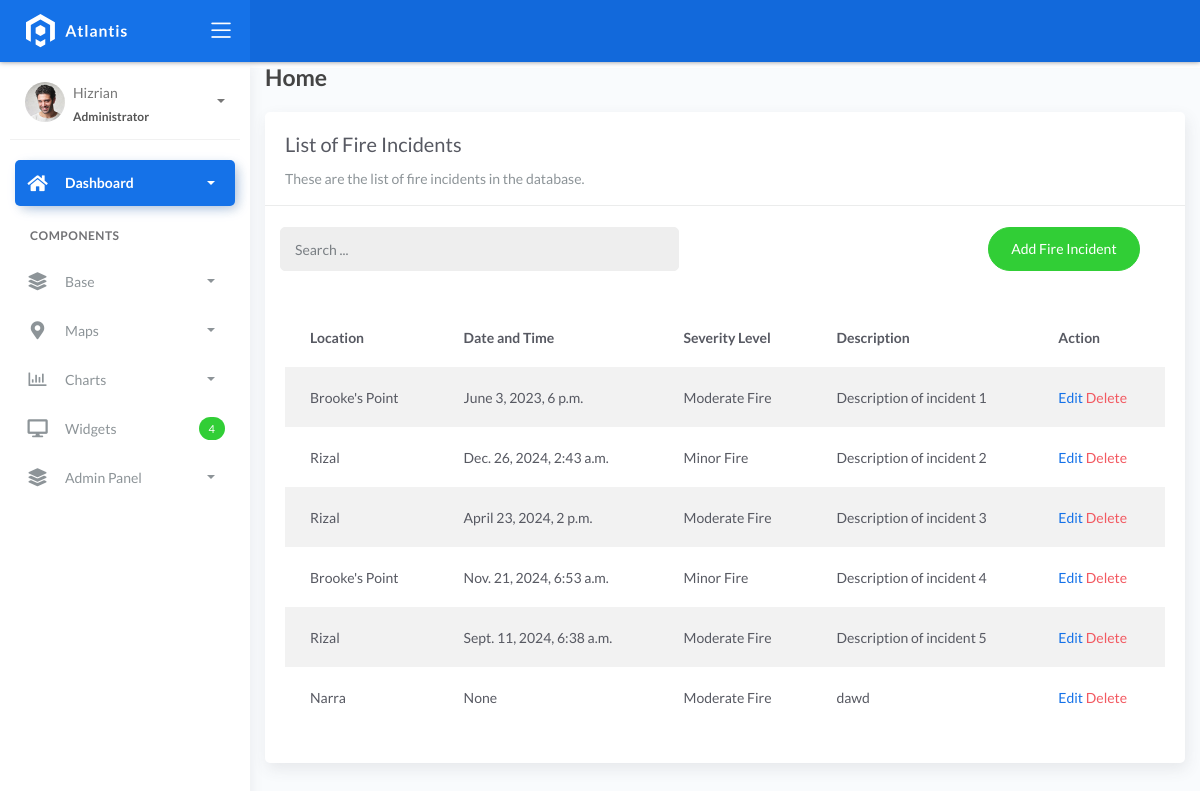
Page /incident_list on the earlier database version.
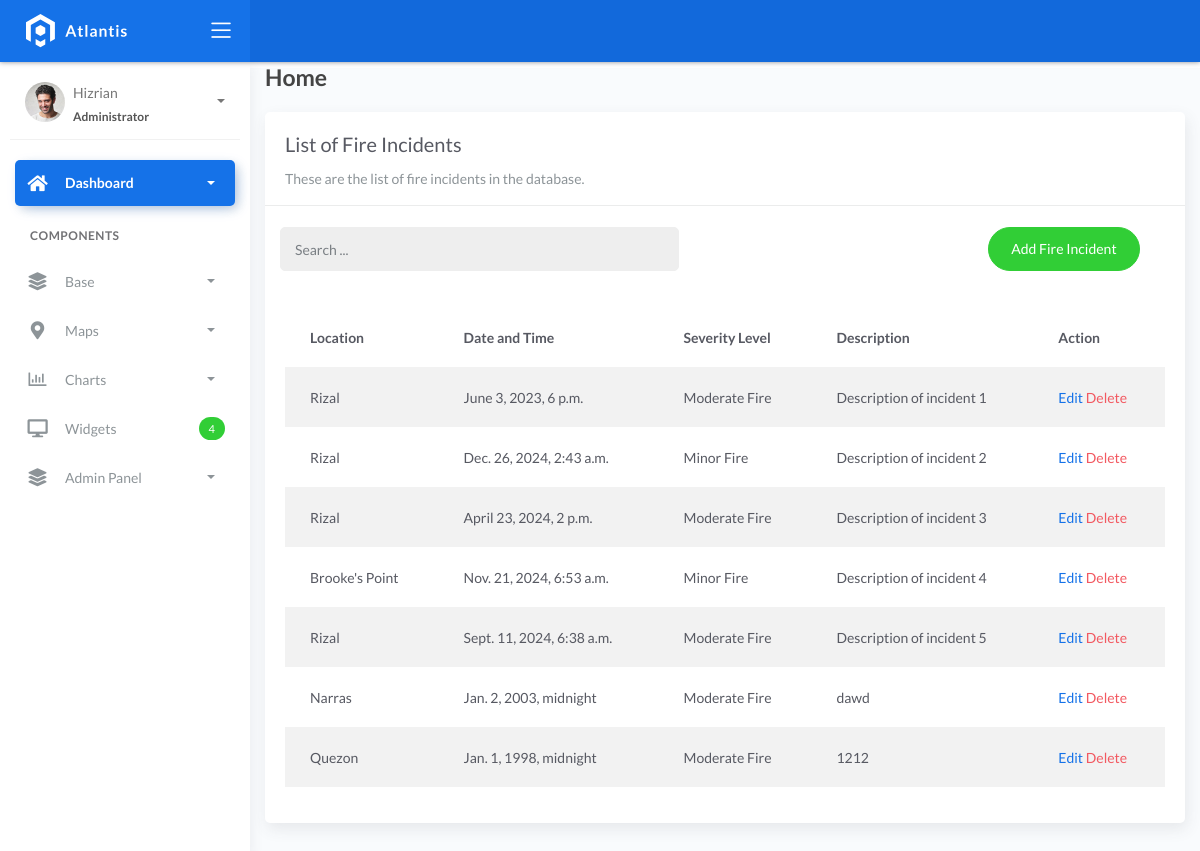
Same page on the later database version.
### fire/models.py (models this page shows, shortened)
class BaseModel(models.Model):
    created_at = models.DateTimeField(auto_now_add=True, db_index=True)
    updated_at = models.DateTimeField(auto_now=True)
    class Meta:
        abstract = True

class Incident(BaseModel):
    SEVERITY_CHOICES = (
        ('Minor Fire', 'Minor Fire'),
        ('Moderate Fire', 'Moderate Fire'),
        ('Major Fire', 'Major Fire'),
    )
    location = models.ForeignKey(Locations, on_delete=models.CASCADE)
    date_time = models.DateTimeField(blank=True, null=True, validators=[validate_nofuture])
    severity_level = models.CharField(max_length=45, choices=SEVERITY_CHOICES)
    description = models.CharField(max_length=250)

class Locations(BaseModel):
    name = models.CharField(max_length=150)
    latitude = models.DecimalField(
        max_digits=22, decimal_places=16, null=True, blank=True)
    longitude = models.DecimalField(
        max_digits=22, decimal_places=16, null=True, blank=True)
    address = models.CharField(max_length=150)
    city = models.CharField(max_length=150)  # can be in separate table
    country = models.CharField(max_length=150)  # can be in separate table
    def __str__(self):
        return self.name

### fire/views.py (the view)
# urls.py: path('incident_list', IncidentList.as_view(), name='incident-list'),
class IncidentList(ListView):
    model = Incident
    context_object_name = 'incident'
    template_name = 'incident_list.html'
    paginate = 5
    def get_queryset(self, *args, **kwargs):
        qs = super(IncidentList, self).get_queryset(*args, **kwargs)
        if self.request.GET.get("q") is not None:
            query = self.request.GET.get('q')
            qs = qs.filter(Q(location__name__icontains=query) | Q(date_time__icontains=query) | Q(severity_level__icontains=query) | Q(description__icontains=query))
        return qs

### templates/incident_list.html (shortened to what this page needs)
{% extends 'base.html' %}
{% load static %}
{% block content %}
<div class="content">
   <div class="container-fluid">
     <h4 class="page-title">Home</h4>
     <div class="row">
       <div class="col-md-12">
         <div class="card">
           <div class="card-header">
             <div class="card-title">List of Fire Incidents</div>
             <div class="card-category">These are the list of fire incidents in the database.</div>
           </div>
           <br />
<div class="col-md-12 row">
  <div class="col-md-6">
    <form class="navbar-left navbar-form nav-search mr-md-3" action="">
      <div class="input-group">
        <input type="text" placeholder="Search ..." class="form-control" name="q"/>
        <div class="input-group-append">
          <span class="input-group-text">
          </span>
        </div>
      </div>
    </form>
  </div>
  <div class="col-md-6">
    <div class="pull-right">
      <a href="{% url 'incident-add' %}" class="btn btn-success btn-rounded">
        Add Fire Incident
      </a>
    </div>
  </div>
</div>
           <div class="card-body">
             <table class="table table-striped mt-3">
               <thead>
                 <tr>
                   <th scope="col">Location</th>
                   <th scope="col">Date and Time</th>
                   <th scope="col">Severity Level</th>
                   <th scope="col">Description</th>
                   <th scope="col">Action</th>
                 </tr>
               </thead>
               <tbody>
                 {% for object in object_list %}
                 <tr>
                   <td>{{ object.location }}</td>
                   <td>{{ object.date_time }}</td>
                   <td>{{ object.severity_level }}</td>
                   <td>{{ object.description }}</td>
                   <td>
                    <a href="incident_list/{{ object.id }}">Edit</a>
                    <a href="incident_list/{{ object.id }}/delete" class="text-danger">Delete</a>
                  </td>
                        </tr>
                 {% endfor %}
               </tbody>
             </table>
           </div>
         </div>
       </div>
     </div>
   </div>
</div>
{% endblock %}

Differences in the rows shown:
changed Incident "June 3, 2023, 6 p.m.": location "Brooke's Point" → "Rizal"
changed Incident "dawd": location "Narra" → "Narras"; date_time "None" → "Jan. 2, 2003, midnight"
added Incident: location "Quezon", date_time "Jan. 1, 1998, midnight", severity_level "Moderate Fire", description "1212"
